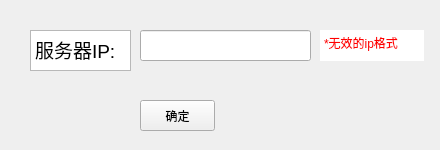
<?xml version="1.0" encoding="UTF-8"?>
<ui version="4.0">
 <class>SetServerIP</class>
 <widget class="QWidget" name="SetServerIP">
  <property name="geometry">
   <rect>
    <x>0</x>
    <y>0</y>
    <width>440</width>
    <height>150</height>
   </rect>
  </property>
  <property name="focusPolicy">
   <enum>Qt::StrongFocus</enum>
  </property>
  <property name="windowTitle">
   <string>设置服务器IP</string>
  </property>
  <widget class="QLineEdit" name="lineEditIP">
   <property name="geometry">
    <rect>
     <x>140</x>
     <y>30</y>
     <width>171</width>
     <height>31</height>
    </rect>
   </property>
   <property name="text">
    <string/>
   </property>
  </widget>
  <widget class="QTextEdit" name="textEdit">
   <property name="geometry">
    <rect>
     <x>30</x>
     <y>30</y>
     <width>101</width>
     <height>41</height>
    </rect>
   </property>
   <property name="html">
    <string>&lt;!DOCTYPE HTML PUBLIC &quot;-//W3C//DTD HTML 4.0//EN&quot; &quot;http://www.w3.org/TR/REC-html40/strict.dtd&quot;&gt;
&lt;html&gt;&lt;head&gt;&lt;meta name=&quot;qrichtext&quot; content=&quot;1&quot; /&gt;&lt;style type=&quot;text/css&quot;&gt;
p, li { white-space: pre-wrap; }
&lt;/style&gt;&lt;/head&gt;&lt;body style=&quot; font-family:'SimSun'; font-size:9pt; font-weight:400; font-style:normal;&quot;&gt;
&lt;p style=&quot; margin-top:0px; margin-bottom:0px; margin-left:0px; margin-right:0px; -qt-block-indent:0; text-indent:0px;&quot;&gt;&lt;span style=&quot; font-size:14pt;&quot;&gt;服务器IP:&lt;/span&gt;&lt;/p&gt;&lt;/body&gt;&lt;/html&gt;</string>
   </property>
  </widget>
  <widget class="QPushButton" name="pushButton">
   <property name="geometry">
    <rect>
     <x>140</x>
     <y>100</y>
     <width>75</width>
     <height>31</height>
    </rect>
   </property>
   <property name="cursor">
    <cursorShape>PointingHandCursor</cursorShape>
   </property>
   <property name="text">
    <string>确定</string>
   </property>
  </widget>
  <widget class="QTextEdit" name="emptyTextEdit">
   <property name="geometry">
    <rect>
     <x>320</x>
     <y>30</y>
     <width>104</width>
     <height>31</height>
    </rect>
   </property>
   <property name="frameShape">
    <enum>QFrame::NoFrame</enum>
   </property>
   <property name="frameShadow">
    <enum>QFrame::Sunken</enum>
   </property>
   <property name="html">
    <string>&lt;!DOCTYPE HTML PUBLIC &quot;-//W3C//DTD HTML 4.0//EN&quot; &quot;http://www.w3.org/TR/REC-html40/strict.dtd&quot;&gt;
&lt;html&gt;&lt;head&gt;&lt;meta name=&quot;qrichtext&quot; content=&quot;1&quot; /&gt;&lt;style type=&quot;text/css&quot;&gt;
p, li { white-space: pre-wrap; }
&lt;/style&gt;&lt;/head&gt;&lt;body style=&quot; font-family:'SimSun'; font-size:9pt; font-weight:400; font-style:normal;&quot;&gt;
&lt;p style=&quot; margin-top:0px; margin-bottom:0px; margin-left:0px; margin-right:0px; -qt-block-indent:0; text-indent:0px;&quot;&gt;&lt;span style=&quot; color:#ff0000;&quot;&gt;*此处不能为空&lt;/span&gt;&lt;/p&gt;&lt;/body&gt;&lt;/html&gt;</string>
   </property>
   <property name="textInteractionFlags">
    <set>Qt::NoTextInteraction</set>
   </property>
  </widget>
  <widget class="QTextEdit" name="invalidTextEdit">
   <property name="geometry">
    <rect>
     <x>320</x>
     <y>30</y>
     <width>104</width>
     <height>31</height>
    </rect>
   </property>
   <property name="frameShape">
    <enum>QFrame::NoFrame</enum>
   </property>
   <property name="frameShadow">
    <enum>QFrame::Sunken</enum>
   </property>
   <property name="html">
    <string>&lt;!DOCTYPE HTML PUBLIC &quot;-//W3C//DTD HTML 4.0//EN&quot; &quot;http://www.w3.org/TR/REC-html40/strict.dtd&quot;&gt;
&lt;html&gt;&lt;head&gt;&lt;meta name=&quot;qrichtext&quot; content=&quot;1&quot; /&gt;&lt;style type=&quot;text/css&quot;&gt;
p, li { white-space: pre-wrap; }
&lt;/style&gt;&lt;/head&gt;&lt;body style=&quot; font-family:'SimSun'; font-size:9pt; font-weight:400; font-style:normal;&quot;&gt;
&lt;p style=&quot; margin-top:0px; margin-bottom:0px; margin-left:0px; margin-right:0px; -qt-block-indent:0; text-indent:0px;&quot;&gt;&lt;span style=&quot; color:#ff0000;&quot;&gt;*无效的ip格式&lt;/span&gt;&lt;/p&gt;&lt;/body&gt;&lt;/html&gt;</string>
   </property>
   <property name="textInteractionFlags">
    <set>Qt::NoTextInteraction</set>
   </property>
  </widget>
 </widget>
 <resources/>
 <connections/>
</ui>
